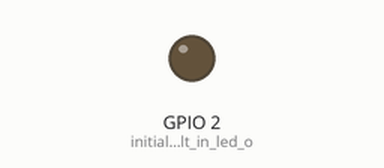
Bench run of a sketch on a simulated ESP8266 (NodeMCU). On the bench: output pins drawn as LEDs (lit = HIGH). WiFi joins after 1.5 s; servers stay silent unless stated; uploads are accepted with an empty reply; what the sketch prints to the serial monitor is not drawn.

Above: at 5.6 s.
Timing chart, 0 to 10.6 s (numbered marks = the images above):
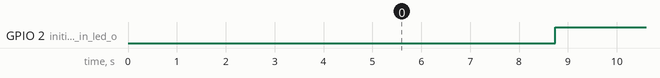

The sketch:

NodeMCU.ino
```cpp
/* Code Written by Rishi Tiwari
 *  Website:- https://tricksumo.com
*/


#include <ESP8266WiFi.h>
#include <ESP8266HTTPClient.h>

// Update HOST URL here

#define HOST "iklog2024.000.pe"          // Enter HOST URL without "http:// "  and "/" at the end of URL

#define WIFI_SSID "PLDTHOMEWIFI"            // WIFI SSID here
#define WIFI_PASSWORD "pldt2024"        // WIFI password here

// Declare global variables which will be uploaded to server

int val = 1;
int val2 = 99;

String sendval, sendval2, postData;


void setup() {


Serial.begin(115200);
Serial.println("Communication Started \n\n");
delay(1000);


pinMode(LED_BUILTIN, OUTPUT);     // initialize built in led on the board


WiFi.mode(WIFI_STA);
WiFi.begin(WIFI_SSID, WIFI_PASSWORD);                                     //try to connect with wifi
Serial.print("Connecting to ");
Serial.print(WIFI_SSID);
while (WiFi.status() != WL_CONNECTED)
{ Serial.print(".");
    delay(500); }

Serial.println();
Serial.print("Connected to ");
Serial.println(WIFI_SSID);
Serial.print("IP Address is : ");
Serial.println(WiFi.localIP());    //print local IP address

delay(30);
}


void loop() {

HTTPClient http;    // http object of class HTTPClient
WiFiClient wclient; // wclient object of class WiFiClient


// Convert integer variables to string
sendval = String(val);
sendval2 = String(val2);


postData = "sendval=" + sendval + "&sendval2=" + sendval2;

// We can post values to PHP files as  example.com/dbwrite.php?name1=val1&name2=val2&name3=val3
// Hence created variable postDAta and stored our variables in it in desired format
// For more detials, refer:- https://www.tutorialspoint.com/php/php_get_post.htm

// Update Host URL here:-

http.begin(wclient, "http://iklog2024.000.pe/dbwritephp.php");              // Connect to host where MySQL databse is hosted
http.addHeader("Content-Type", "application/x-www-form-urlencoded");            //Specify content-type header


int httpCode = http.POST(postData);   // Send POST request to php file and store server response code in variable named httpCode
Serial.println("Values are, sendval = " + sendval + " and sendval2 = "+sendval2 );
Serial.println(postData);

// if connection eatablished then do this
if (httpCode == 200) { Serial.println("Values uploaded successfully."); Serial.println(httpCode);
String webpage = http.getString();    // Get html webpage output and store it in a string
Serial.println(webpage + "\n");
}

// if failed to connect then return and restart

else {
  Serial.println(httpCode);
  Serial.println("Failed to upload values. \n");
  http.end();
  return; }


delay(3000);
digitalWrite(LED_BUILTIN, LOW);
delay(3000);
digitalWrite(LED_BUILTIN, HIGH);

val+=1; val2+=10; // Incrementing value of variables


}
```

Measured:
- by itself, GPIO 2 (initialize_built_in_led_o): alternates HIGH for 3.2 s and LOW for 3.0 s
